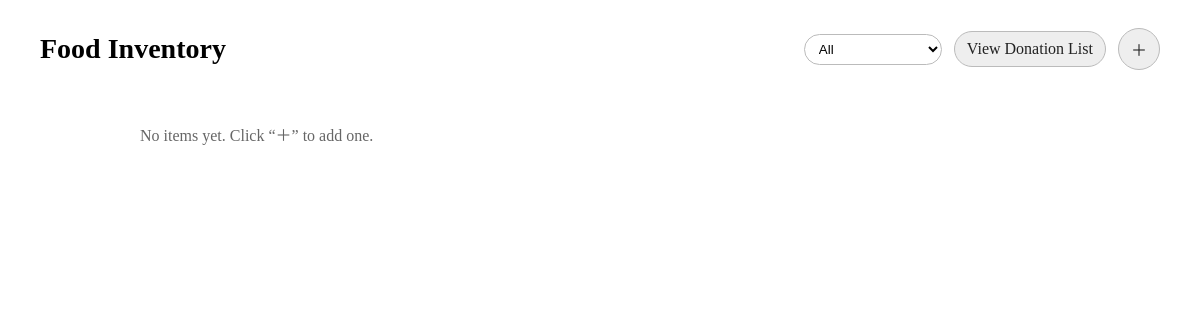
Before: /pages/inventory/inventory.php (signed in) with the older database file.
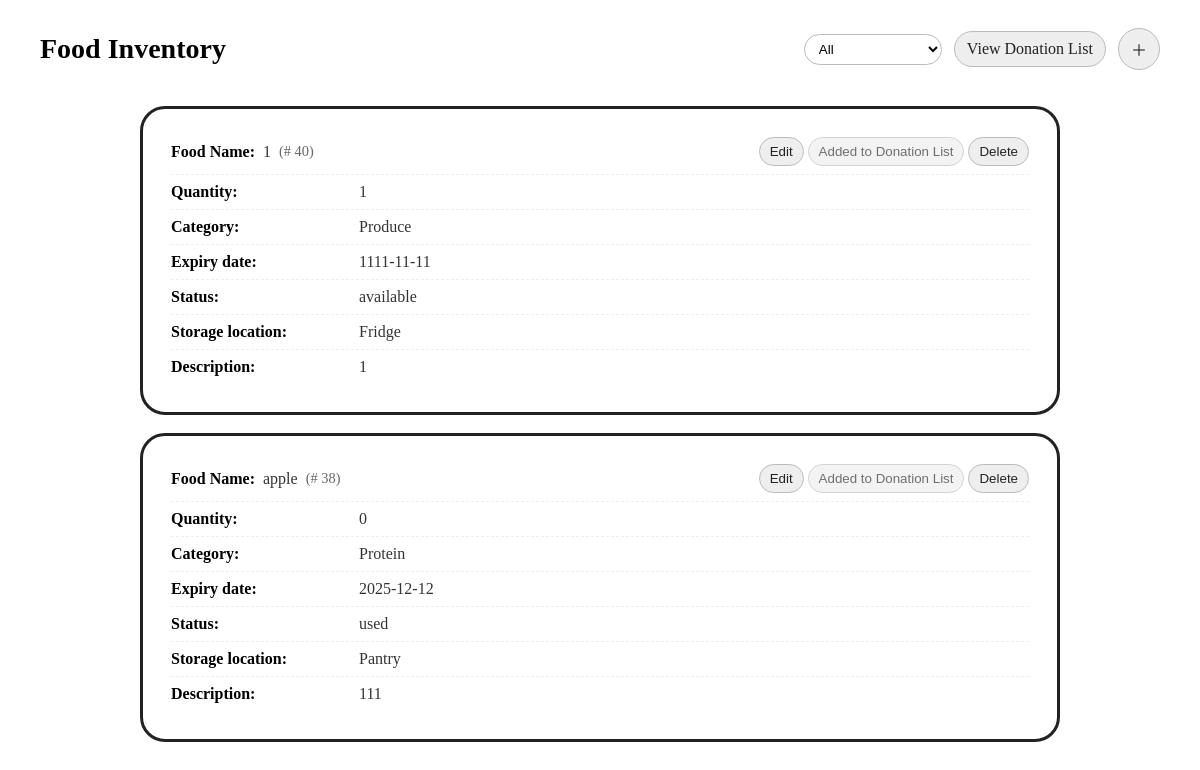
After: the same page with the newer database file.
### tables this page shows
CREATE TABLE `fooditem` (
  `foodItem_id` int(20) NOT NULL,
  `category` enum('Produce','Protein','Dairy & Bakery','Grains & Pantry','Snacks & Beverages') NOT NULL,
  `food_name` varchar(20) NOT NULL,
  `quantity` int(10) NOT NULL,
  `expiry_date` date NOT NULL DEFAULT current_timestamp(),
  `storage_location` enum('Fridge','Freezer','Pantry','Countertop') NOT NULL,
  `description` varchar(80) DEFAULT NULL,
  `status` enum('available','used','expired') NOT NULL,
  `user_id` int(20) UNSIGNED NOT NULL
);

### pages/inventory/inventory.php (the view, shortened to what this page needs)
<?php
require_once __DIR__ . '/../../config.php';
$uid = (int)($_SESSION['user_id'] ?? $_SESSION['id'] ?? 0);
$rows = [];
try {
  $st = $pdo->prepare("
    SELECT
      f.foodItem_id, f.food_name, f.quantity, f.category, f.expiry_date, f.status, f.storage_location, f.description,
      EXISTS(
        SELECT 1
        FROM donation_fooditem df
        JOIN donation d ON d.donation_id = df.donation_id
        WHERE df.fooditem_id = f.foodItem_id
          AND d.donor_user_id = f.user_id
          AND d.status = 'pending'
      ) AS has_donation
    FROM fooditem f
    WHERE f.user_id = :uid
    ORDER BY f.foodItem_id DESC
  ");
  $st->execute([':uid' => $uid]);
  $rows = $st->fetchAll(PDO::FETCH_ASSOC);
} catch (Throwable $e) {
  $rows = [];
}
function e($s){ return htmlspecialchars((string)$s, ENT_QUOTES, 'UTF-8'); }
?>
<!doctype html>
<html lang="en">
<head>
</head>
<body>
  <header class="topbar">
    <h1 class="title">Food Inventory</h1>
    <div class="actions">
      <div class="controls">
        <select id="filterSel">
          <option value="all" selected>All</option>
        </select>
      </div>
      <a class="btn" href="/SaveBite/templates/base.php?page=donationList">View Donation List</a>
      <a class="plus" href="#" title="Add new">＋</a>
    </div>
  </header>
  <main class="content" id="list">
    <?php if (!$rows): ?>
      <p id="empty-hint" style="color:#666">No items yet. Click “＋” to add one.</p>
    <?php else: ?>
      <?php foreach ($rows as $r):
        $id   = (int)$r['foodItem_id'];
        $exp  = (string)($r['expiry_date'] ?? '');
        $name = (string)$r['food_name'];
        $qty  = (string)$r['quantity'];
        $cat  = (string)$r['category'];
        $st   = (string)($r['status'] ?? '');
        $loc  = (string)$r['storage_location'];
        $desc = (string)($r['description'] ?? '');
        $has  = !empty($r['has_donation']);
      ?>
      <article class="card" id="item-<?= $id ?>" data-id="<?= $id ?>" data-expiry="<?= e($exp) ?>" data-donated="<?= $has ? '1' : '0' ?>">
        <div class="card-head">
          <div class="card-title">
            <span class="label">Food Name:</span>
            <span class="value" data-field="food_name"><?= e($name) ?></span>
            <span class="mini-id">(# <?= $id ?>)</span>
          </div>
          <div>
            <button class="btn mini" type="button" data-action="edit">Edit</button>
            <button
              class="btn mini"
              type="button"
              data-action="donate"
              <?= $has ? 'disabled style="opacity:.65;cursor:not-allowed"' : '' ?>
            ><?= $has ? 'Added to Donation List' : 'Mark as donated' ?></button>
            <button class="btn mini" type="button" data-action="delete">Delete</button>
          </div>
        </div>
        <div class="row">
          <span class="label">Quantity:</span>
          <span class="value" data-field="quantity"><?= e($qty) ?></span>
        </div>
        <div class="row">
          <span class="label">Category:</span>
          <span class="value" data-field="category"><?= e($cat) ?></span>
        </div>
        <div class="row">
          <span class="label">Expiry date:</span>
          <span class="value" data-field="expiry_date"><?= e($exp) ?></span>
        </div>
        <div class="row">
          <span class="label">Status:</span>
          <span class="value" data-field="status"><?= e($st) ?></span>
        </div>
        <div class="row">
          <span class="label">Storage location:</span>
          <span class="value" data-field="storage_location"><?= e($loc) ?></span>
        </div>
        <div class="row">
          <span class="label">Description:</span>
          <span class="value" data-field="description"><?= e($desc) ?></span>
        </div>
      </article>
      <?php endforeach; ?>
    <?php endif; ?>
  </main>
</body>
</html>

### pages/inventory/inventory.php (style rules this page uses)
.topbar { display:flex;justify-content:space-between;align-items:center;gap:12px;padding:20px 32px; }
.title { font-size:28px;font-weight:700;margin:0; }
.actions { display:flex;align-items:center;gap:12px; }
.btn,.plus { padding:8px 12px;border:1px solid #bbb;background:#eee;border-radius:22px;cursor:pointer;text-decoration:none;color:#222; }
.btn.mini { padding:6px 10px;border-radius:16px; }
.content { width:100%;max-width:920px;margin:0 auto;padding:16px; }
.card { border:3px solid #222;border-radius:25px;padding:28px;margin-bottom:18px;background:#fff; }
.card-head { display:flex;align-items:center;justify-content:space-between;gap:8px;margin-bottom:8px; }
.card-title { display:flex;align-items:center;gap:8px;flex-wrap:wrap; }
.mini-id { color:#666;font-size:90%; }
.row { display:grid;grid-template-columns:180px 1fr;gap:8px;padding:8px 0;border-top:1px dashed #eee; }
.label { font-weight:600; }
.value { color:#333; }
.controls select { padding:6px 10px;border:1px solid #bbb;border-radius:22px;background:#fff; }

Changed rows visible on the page:
added fooditem: food_name "1", foodItem_id "40", quantity "1", category "Produce", expiry_date "1111-11-11", status "available", storage_location "Fridge", description "1"
added fooditem: food_name "apple", foodItem_id "38", quantity "0", category "Protein", expiry_date "2025-12-12", status "used", storage_location "Pantry", description "111"
Other visible differences:
text no longer shown: "No items yet. Click “＋” to add one."
